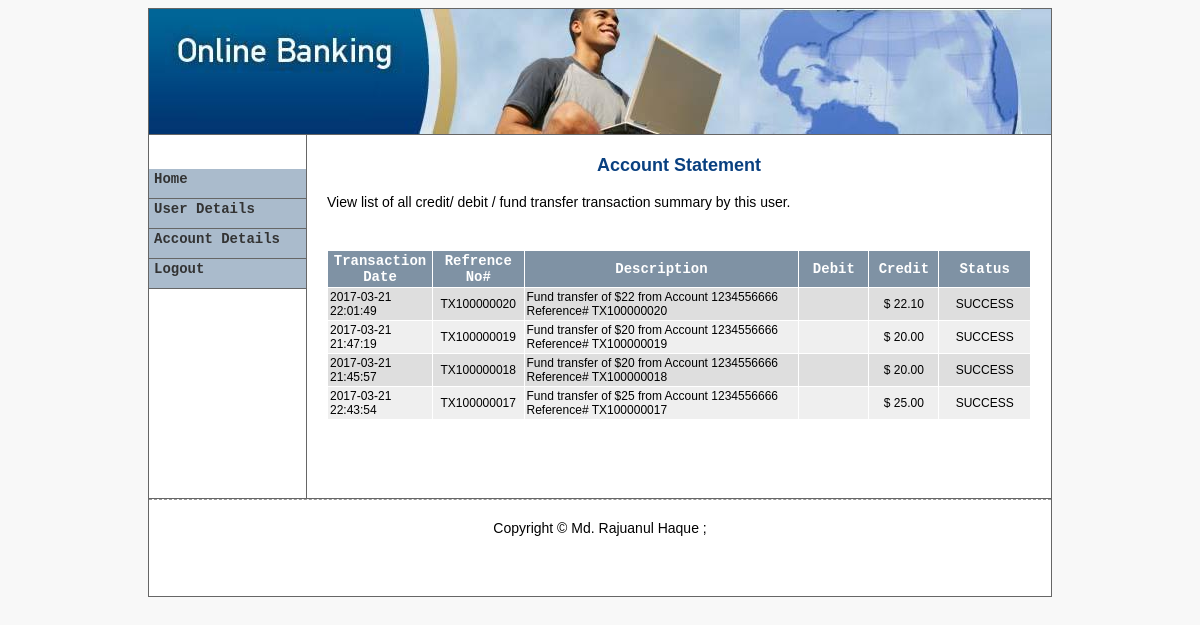
The page /admin/account/?view=statement&accNo=1255050095 (signed in) on the database its author committed.
### tables this page shows
CREATE TABLE IF NOT EXISTS `tbl_transaction` (
  `id` int(10) NOT NULL AUTO_INCREMENT,
  `tx_no` varchar(20) NOT NULL,
  `tx_type` varchar(10) NOT NULL,
  `amount` double NOT NULL,
  `date` varchar(100) NOT NULL,
  `description` varchar(100) NOT NULL,
  `to_accno` varchar(20) NOT NULL,
  `status` varchar(10) NOT NULL,
  `tdate` varchar(40) NOT NULL,
  `comments` varchar(200) NOT NULL,
  PRIMARY KEY (`id`)
);

### admin/account/index.php (called while the page is built, shortened)
<?php
require_once '../include/template.php';
?>

### library/database.php (called while the page is built, shortened)
<?php
function dbQuery($sql)
{
	$result = mysql_query($sql) or die(mysql_error());
	return $result;
}
function dbFetchAssoc($result)
{
	return mysql_fetch_assoc($result);
}
function dbNumRows($result)
{
	return mysql_num_rows($result);
}
?>

### admin/account/statement.php (the view, shortened to what this page needs)
<?php
if (isset($_GET['accNo']) && $_GET['accNo'] > 0) {
	$acc_no = $_GET['accNo'];
} else {
	header('Location: index.php');
}
$sql = "SELECT * FROM tbl_transaction WHERE to_accno = $acc_no ORDER BY id DESC LIMIT 20";
$result = dbQuery($sql);
?>
<p align="center" id="mainHead">Account Statement</p>
<p style="font-family:Verdana, Arial, Helvetica, sans-serif;font-size:14px; margin-bottom:40px;">
View list of all credit/ debit / fund transfer transaction summary by this user.</p>
<table width="100%" border="0" align="center" cellpadding="2" cellspacing="1" class="text">
  <tr align="center" id="listTableHeader">
   <th width="80" scope="col">Transaction Date</th>
   <th width="80">Refrence No#</th>
   <th width="250">Description</th>
   <th width="60">Debit</th>
   <th width="60">Credit</th>
   <th width="80">Status</th>
  </tr>
<?php
if(dbNumRows($result) > 0) {
while($row = dbFetchAssoc($result)) {
	extract($row);
	if ($i%2) {$class = 'row1';}
	else {$class = 'row2';}
	$i += 1;
?>
  <tr class="<?php echo $class; ?>">
   <td><?php echo $date; ?></td>
   <td><div align="center"><?php echo $tx_no; ?></div></td>
   <td width="250"><?php echo $description; ?></td>
   <td width="50" align="center"><?php echo $tx_type == "debit" ? "$&nbsp;" . number_format($amount, 2) : ""; ?></td>
   <td width="50" align="center"><?php echo $tx_type == "credit" ? "$&nbsp;" . number_format($amount, 2) : ""; ?></td>
   <td width="80" align="center"><?php echo $status; ?></td>
  </tr>
<?php
}
?>
  <tr>
   <td colspan="5">&nbsp;</td>
  </tr>
  <tr>
   <td colspan="5" align="right"></td>
  </tr>
<?php
}
?>
 </table>
 <p>&nbsp;</p>

### admin/include/admin.css (style rules this page uses)
#listTableHeader { font-family: "Courier New", Courier, mono; font-size: 14px; color: #FFFFFF; background-color: #7F92A4; font-weight: bold; background-position: center; }
.row1 { background-color: #EFEFEF; }
.row2 { background-color: #DEDEDE; }
body { font-family: "Arial", "Helvetica", "sans-serif"; text-align: center; font-size: 10px; }
.text { font-family: Arial, Helvetica, sans-serif; font-size: 12px; }
#mainHead { font-size:18px; font-family:Verdana, Arial, Helvetica, sans-serif; font-weight:bold; color:#094080; }

### admin/include/template.php (style rules this page uses)
body { background-color:#F8F8F8; }

### rows shown on the page
tbl_transaction: date "2017-03-21 22:01:49", tx_no "TX100000020", description "Fund transfer of $22 from Account 1234556666 Reference# TX100000020", amount "22.10", status "SUCCESS"
tbl_transaction: date "2017-03-21 21:47:19", tx_no "TX100000019", description "Fund transfer of $20 from Account 1234556666 Reference# TX100000019", amount "20.00", status "SUCCESS"
tbl_transaction: date "2017-03-21 21:45:57", tx_no "TX100000018", description "Fund transfer of $20 from Account 1234556666 Reference# TX100000018", amount "20.00", status "SUCCESS"
tbl_transaction: date "2017-03-21 22:43:54", tx_no "TX100000017", description "Fund transfer of $25 from Account 1234556666 Reference# TX100000017", amount "25.00", status "SUCCESS"
